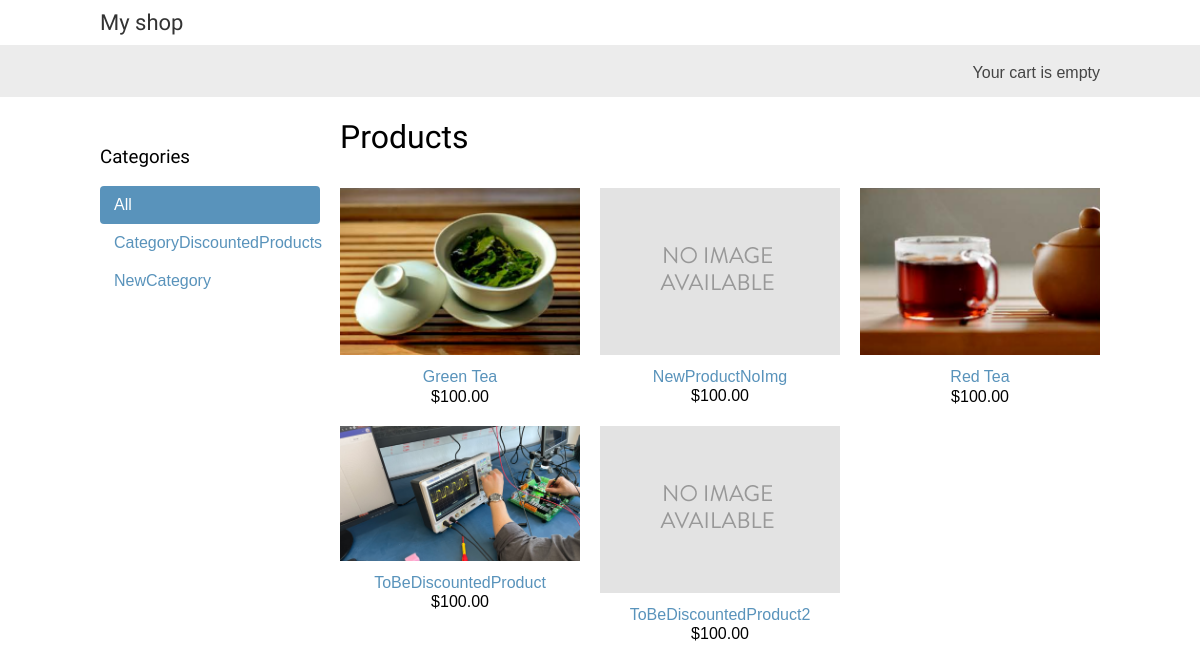
Before: / with the older database file.
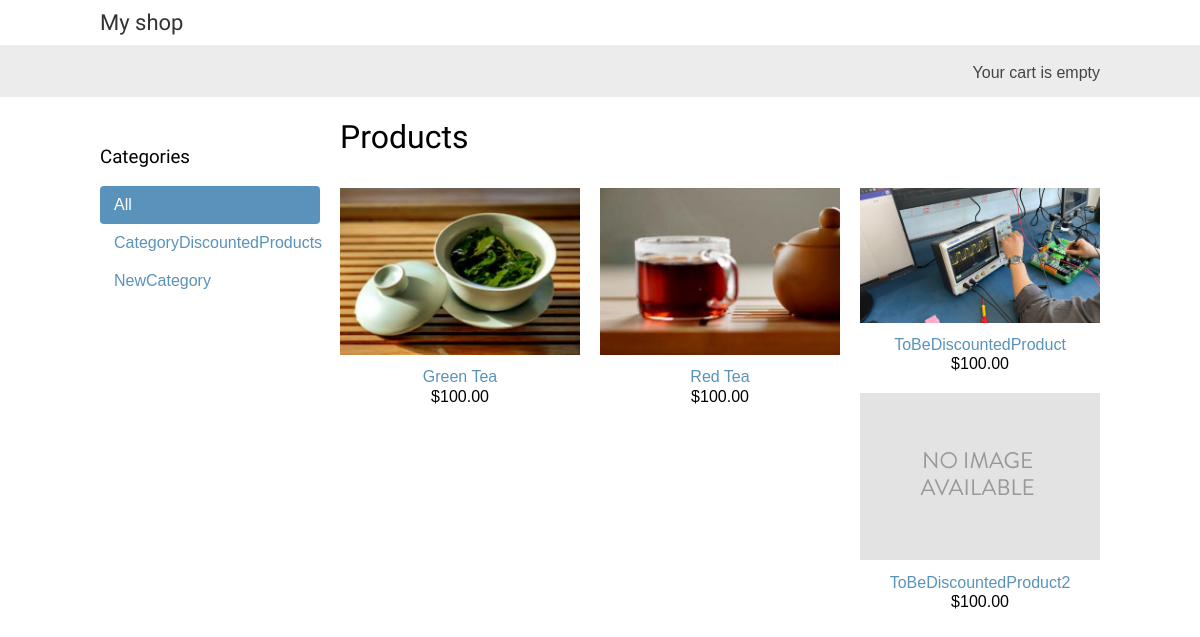
After: the same page with the newer database file.
### shop/models.py (models this page shows, shortened)
class Category(models.Model):
    name = models.CharField(max_length=200)
    slug = models.SlugField(max_length=200, unique=True)
    class Meta:
        ordering = ['name']
        indexes = [models.Index(fields=['name']),]
        verbose_name = 'category'
        verbose_name_plural = 'categories'
    def get_absolute_url(self):
        return reverse('shop:product_list_by_category', args=[self.slug])

class Product(models.Model):
    category = models.ForeignKey(Category, related_name='products',on_delete=models.CASCADE)
    name = models.CharField(max_length=200)
    slug = models.SlugField(max_length=200)
    image = models.ImageField(upload_to='products/%Y/%m/%d',blank=True)
    description = models.TextField(blank=True)
    price = models.DecimalField(max_digits=10,decimal_places=2)
    available = models.BooleanField(default=True)
    created = models.DateTimeField(auto_now_add=True)
    sku = models.CharField(max_length=20)
    updated = models.DateTimeField(auto_now=True)
    objects = models.Manager()
    availabled = PublishedManager()
    class Meta:
        ordering = ['name']
        indexes = [models.Index(fields=['id', 'slug']), models.Index(fields=['name']), models.Index(fields=['-created']),]
    def get_absolute_url(self):
        return reverse('shop:product_detail', args=[self.id, self.slug])

### shop/views.py (the view)
# urls.py: path('', views.product_list, name='product_list'),
def product_list(request, category_slug=None):
    category = None
    categories = Category.objects.all()
    products = Product.objects.filter(available=True)
    if category_slug:
        category = get_object_or_404(Category,slug=category_slug)
        products = products.filter(category=category)
    return render(request,'shop/product/list.html',{'category': category,'categories': categories,'products': products})

### cart/cart.py (called while the page is built)
    def __len__(self):
        return sum(item['quantity'] for item in self.cart.values())

### cart/context_processors.py (called while the page is built)
def cart(request):
    return {'cart': Cart(request)}

### shop/templates/shop/product/list.html (shortened to what this page needs)
{% extends "shop/base.html" %}
{% load static %}
{% block content %}
    <div id="sidebar">
        <h3>Categories</h3>
        <ul>
            <li {% if not category %}class="selected"{% endif %}>
                <a href="{% url "shop:product_list" %}">All</a>
            </li>
        {% for c in categories %}
            <li >
                <a href="{{ c.get_absolute_url }}">{{ c.name }}</a>
            </li>
        {% endfor %}
        </ul>
    </div>
<div id="main" class="product-list">
    <h1>{% if category %}{{ category.name }}{% else %}Products
    {% endif %}</h1>
    {% for product in products %}
        <div class="item">
            <a href="{{ product.get_absolute_url }}">
                <img src="{% if product.image %}{{ product.image.url }}{% else %}{% static "img/no_image.png" %}{% endif %}">
            </a>
            <a href="{{ product.get_absolute_url }}">{{ product.name }}</a>
            <br>
            ${{ product.price }}
        </div>
    {% endfor %}
    </div>
{% endblock %}

Changed rows visible on the page:
no longer on this page (row edited): Product: name "NewProductNoImg", price "100.00"
